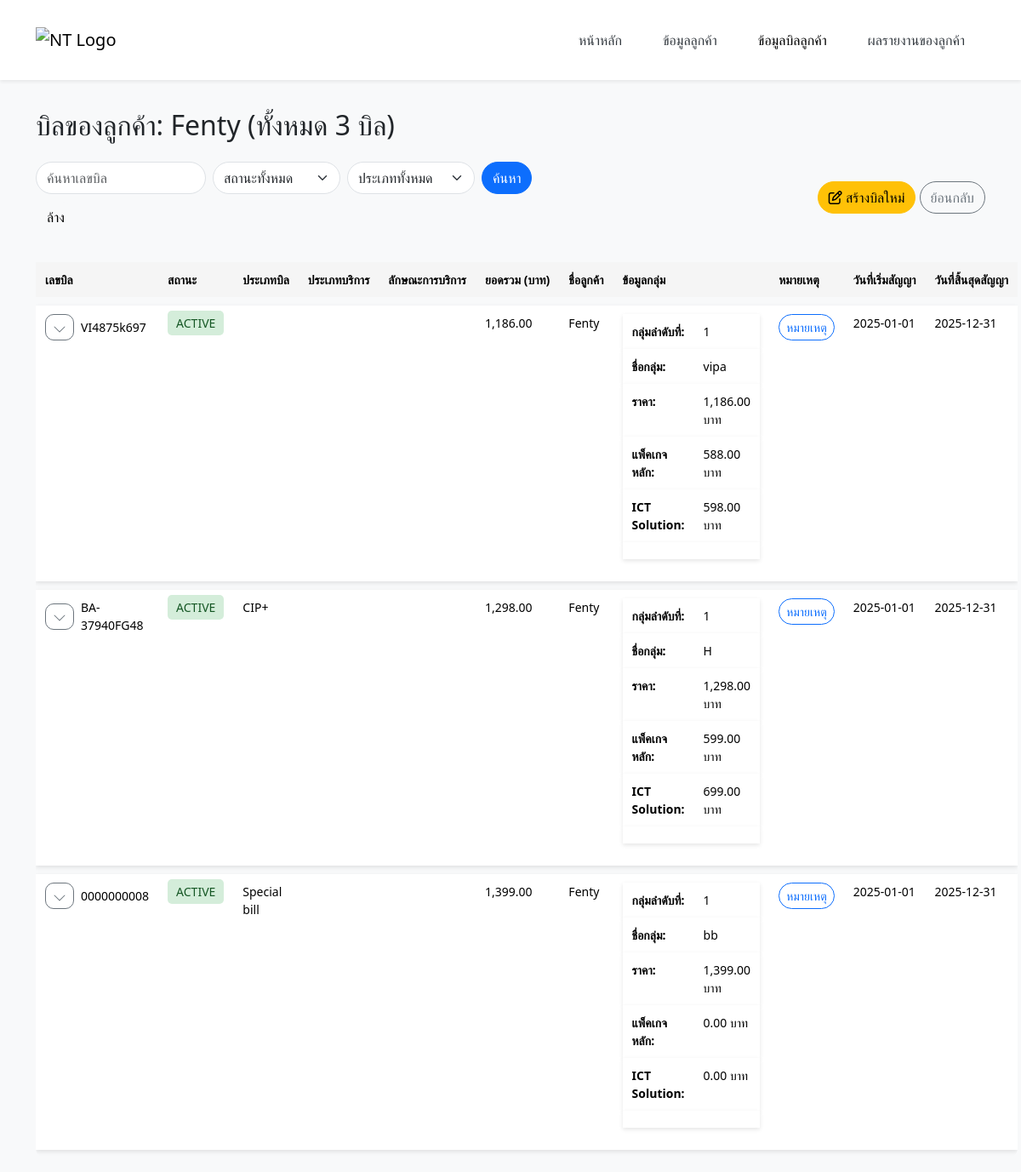
Screenshot of /page/bill.php?customer_id=36 with the database file from the repository.
### tables this page shows
CREATE TABLE `customer` (
  `customer_id` int(11) NOT NULL,
  `customer_name` char(100) DEFAULT NULL,
  `customer_type` enum('เทศบาลเมือง','เทศบาลตำบล','อบจ','อบต','บริษัทเอกชน','โรงพยาบาล','วัด','มูลนิธิ','โรงเรียนประถม','โรงเรียนมัธยม','โรงเรียนเอกชน','วิทยาลัย','มหาวิทยาลัย') DEFAULT NULL,
  `customer_phone` varchar(255) DEFAULT NULL,
  `customer_status` enum('Active','Inactive') DEFAULT NULL,
  `address_id` int(11) DEFAULT NULL,
  `create_at` datetime DEFAULT current_timestamp(),
  `update_at` date NOT NULL
);

CREATE TABLE `bill` (
  `bill_id` int(11) NOT NULL,
  `bill_number` char(20) NOT NULL,
  `bill_status` enum('Active','Inactive') NOT NULL,
  `bill_type` enum('CIP+','Special bill','N1') NOT NULL,
  `start_date` date NOT NULL DEFAULT '2025-01-01',
  `end_date` date NOT NULL DEFAULT '2025-12-31',
  `bill_create_at` timestamp NOT NULL DEFAULT current_timestamp(),
  `bill_update_at` timestamp NOT NULL DEFAULT current_timestamp() ON UPDATE current_timestamp(),
  `all_price` float NOT NULL,
  `customer_id` int(11) NOT NULL
);

### functions/bill_functions.php (called while the page is built, shortened)
<?php
function get_customer_name(PDO $pdo, $customer_id) {
    $customer_stmt = $pdo->prepare("SELECT customer_name FROM customer WHERE customer_id = :customer_id");
    $customer_stmt->execute([':customer_id' => $customer_id]);
    $customer_result = $customer_stmt->fetch(PDO::FETCH_ASSOC);
    return $customer_result ? $customer_result['customer_name'] : 'ไม่พบข้อมูลลูกค้า';
}
function count_unique_bills($bills) {
    $unique_bills = [];
    foreach ($bills as $bill) {
        $unique_bills[$bill['bill_id']] = true;
    }
    return count($unique_bills);
}
?>

### page/bill.php (the view, shortened to what this page needs)
<?php
require_once '../config/condb.php';
require_once '../functions/bill_functions.php';
$customer_id = isset($_GET['customer_id']) ? intval($_GET['customer_id']) : null;
$bill_number = isset($_GET['bill_number']) ? trim($_GET['bill_number']) : null;
try {
    $customer_name = 'ไม่พบข้อมูลลูกค้า';
    if ($customer_id) {
        $customer_name = get_customer_name($pdo, $customer_id);
    }
    $sql = "
    SELECT
        b.bill_id,
        b.bill_number,
        b.bill_status,
        b.bill_type,
        b.all_price,
        b.start_date,      -- เพิ่ม start_date
        b.end_date,        -- เพิ่ม end_date
        c.customer_name,
        bg.group_name,
        bg.group_type,
        bg.group_price,
        bg.group_price_a,
        bg.group_price_b,
        GROUP_CONCAT(bgi.group_info_name SEPARATOR ', ') as group_info_name,
        bn.note_text,
        s.service_type,      -- เลือก service_type จากตาราง services
        s.equipment_service  -- เลือก equipment_service จากตาราง services
    FROM
        bill b
    LEFT JOIN
        customer c ON b.customer_id = c.customer_id
    LEFT JOIN
        bill_group bg ON b.bill_id = bg.bill_id
    LEFT JOIN
        bill_group_info bgi ON bg.bill_group_id = bgi.bill_group_id
    LEFT JOIN
        bill_notes bn ON b.bill_id = bn.bill_id
    LEFT JOIN
        services s ON b.bill_id = s.bill_id  -- JOIN กับตาราง services
";
       $conditions = [];
       $params = [];
       if ($customer_id) {
           $conditions[] = "b.customer_id = :customer_id";
           $params[':customer_id'] = $customer_id;
       }
       if (!empty($conditions)) {
           $sql .= " WHERE " . implode(" AND ", $conditions);
       }
       $sql .= " GROUP BY b.bill_id, bg.bill_group_id
               ORDER BY b.bill_create_at DESC, bg.bill_group_id";
       $stmt = $pdo->prepare($sql);
       foreach ($params as $key => $value) {
           if ($key === ':customer_id') {
               $stmt->bindValue($key, $value, PDO::PARAM_INT);
           } else {
               $stmt->bindValue($key, $value, PDO::PARAM_STR);
           }
       }
       $stmt->execute();
       $bills = $stmt->fetchAll(PDO::FETCH_ASSOC);
   } catch (Exception $e) {
       die("เกิดข้อผิดพลาด: " . $e->getMessage());
   }
?>
<!DOCTYPE html>
<html lang="th">
<head>
  <link href="https://cdn.jsdelivr.net/npm/bootstrap@5.3.3/dist/css/bootstrap.min.css" rel="stylesheet">
  <link rel="stylesheet" href="https://cdnjs.cloudflare.com/ajax/libs/font-awesome/6.4.2/css/all.min.css">
  <?php include '../components/header.php'; ?>
</head>
<body>
  <div class="container mt-5">
    <h2 class="mb-4">
      <?php
      if ($customer_id) {
        $bill_count = count_unique_bills($bills);
        echo "บิลของลูกค้า: " . htmlspecialchars($customer_name) . " (ทั้งหมด $bill_count บิล)";
      } else {
        echo "รายการบิลทั้งหมด";
      }
      ?>
    </h2>
    <div class="d-flex flex-wrap align-items-center mb-4 gap-2">
      <form method="GET" action="bill.php" class="d-flex flex-wrap align-items-center gap-2">
        <input type="text" name="bill_number" class="form-control rounded-pill" placeholder="ค้นหาเลขบิล" value="<?php echo htmlspecialchars($bill_number); ?>" style="max-width: 200px;">
        <select name="bill_status" class="form-select rounded-pill" style="max-width: 150px;">
          <option value="">สถานะทั้งหมด</option>
        </select>
        <select name="bill_type" class="form-select rounded-pill" style="max-width: 150px;">
          <option value="">ประเภททั้งหมด</option>
        </select>
        <button type="submit" class="btn btn-primary rounded-pill">ค้นหา</button>
        <?php if ($bill_number || $customer_id || isset($_GET['bill_status']) || isset($_GET['bill_type'])): ?>
          <a href="bill.php<?php echo $customer_id ? '?customer_id=' . htmlspecialchars($customer_id) : ''; ?>" class="btn btn-light rounded-pill">ล้าง</a>
        <?php endif; ?>
      </form>
      <div class="ms-auto">
        <button type="button" class="btn btn-warning rounded-pill" data-bs-toggle="modal" data-bs-target="#addBillModal">
          <i class="fa-regular fa-pen-to-square"></i> สร้างบิลใหม่
        </button>
        <a href="customer.php" class="btn btn-outline-secondary rounded-pill">ย้อนกลับ</a>
      </div>
    </div>
    <?php if (!empty($bills)): ?>
      <table class="table table-sm table-bordered custom-table">
        <thead>
          <tr>
            <th>เลขบิล</th>
            <th>สถานะ</th>
            <th>ประเภทบิล</th>
            <th>ประเภทบริการ</th>
            <th>ลักษณะการบริการ</th>
            <th>ยอดรวม (บาท)</th>
            <th>ชื่อลูกค้า</th>
            <th>ข้อมูลกลุ่ม</th>
            <th>หมายเหตุ</th>
            <th>วันที่เริ่มสัญญา</th>
            <th>วันที่สิ้นสุดสัญญา</th>
          </tr>
        </thead>
        <tbody>
          <?php
          $current_bill = null;
          $group_data = [];
          foreach ($bills as $bill) {
            if ($current_bill !== $bill['bill_number']) {
              $current_bill = $bill['bill_number'];
              $group_data[$current_bill] = [];
            }
            $group_data[$current_bill][] = $bill;
          }
          foreach ($group_data as $bill_number => $bills_in_group) :
            $first_bill = reset($bills_in_group);
          ?>
            <tr class="main-row" data-bill-number="<?php echo htmlspecialchars($first_bill['bill_number']); ?>">
              <td>
                <div class="d-flex align-items-center gap-2">
                  <button class="btn btn-sm btn-outline-secondary toggle-details" data-bill-number="<?php echo htmlspecialchars($first_bill['bill_number']); ?>" data-show="false">
                    <svg xmlns="http://www.w3.org/2000/svg" width="16" height="16" fill="currentColor" class="bi bi-chevron-down" viewBox="0 0 16 16">
                      <path d="M1.646 4.646a.5.5 0 0 1 .708 0L8 10.293l5.646-5.647a.5.5 0 0 1 .708.708l-6 6a.5.5 0 0 1-.708 0l-6-6a.5.5 0 0 1 0-.708z" />
                    </svg>
                  </button>
                  <?php echo htmlspecialchars($first_bill['bill_number']); ?>
                </div>
              </td>
              <td class="bill-details" style="display: table-cell;">
                <span class="status-badge <?php echo $first_bill['bill_status'] == 'Active' ? 'success' : 'danger'; ?>">
                  <?php echo htmlspecialchars($first_bill['bill_status']); ?>
                </span>
              </td>
              <td class="bill-details" style="display: table-cell;">
                <?php echo htmlspecialchars($first_bill['bill_type']); ?>
              </td>
              <td class="bill-details" style="display: table-cell;">
              </td>
              <td class="bill-details" style="display: table-cell;">
              </td>
              <td class="bill-details" style="display: table-cell;">
                <?php echo number_format($first_bill['all_price'], 2); ?>
              </td>
              <td class="bill-details" style="display: table-cell;">
                <?php echo htmlspecialchars($first_bill['customer_name']); ?>
              </td>
              <td class="bill-details" style="display: table-cell;">
                <table class="table table-borderless">
                  <tbody>
                    <?php
                    foreach ($bills_in_group as $index => $bill) :
                      $is_last_group = ($index == count($bills_in_group) - 1);
                    ?>
                      <tr>
                        <td><strong>กลุ่มลำดับที่:</strong></td>
                        <td>
                          <?php echo isset($bill['group_type']) ? htmlspecialchars($bill['group_type']) : '-'; ?>
                        </td>
                      </tr>
                      <tr>
                        <td><strong>ชื่อกลุ่ม:</strong></td>
                        <td>
                          <?php echo htmlspecialchars($bill['group_name']); ?>
                        </td>
                      </tr>
                      <tr>
                        <td><strong>ราคา:</strong></td>
                        <td>
                          <?php echo number_format($bill['group_price'], 2); ?> บาท
                        </td>
                      </tr>
                      <tr>
                        <td><strong>แพ็คเกจหลัก:</strong></td>
                        <td>
                          <?php echo number_format($bill['group_price_a'], 2); ?> บาท
                        </td>
                      </tr>
                      <tr>
                        <td><strong>ICT Solution:</strong></td>
                        <td>
                          <?php echo number_format($bill['group_price_b'], 2); ?> บาท
                        </td>
                      </tr>
                      <tr <?php if ($is_last_group) echo 'class="last-group-row"'; ?>>
                        <td colspan="2">
                        </td>
                      </tr>
                    <?php endforeach; ?>
                  </tbody>
                </table>
              </td>
              <td class="bill-details" style="display: table-cell;">
                <button type="button" class="btn btn-outline-primary btn-sm rounded-pill" data-bs-toggle="modal" data-bs-target="#noteModal-<?php echo $first_bill['bill_id']; ?>">
                  หมายเหตุ
                </button>
              </td>
              <td class="bill-details date-details" style="display: ;">
                <?php echo htmlspecialchars($first_bill['start_date']); ?>
              </td>
              <td class="bill-details date-details" style="display: ;">
                <?php echo htmlspecialchars($first_bill['end_date']); ?>
              </td>
            </tr>
          <?php endforeach; ?>
        </tbody>
      </table>
    <?php else : ?>
      <div class="alert alert-info">ไม่พบข้อมูล</div>
    <?php endif; ?>
  </div>
</body>
</html>

### components/header.php (style rules this page uses)
body { padding-top: 80px; }

### page/bill.php (style rules this page uses)
body { padding-top: 80px; background-color: #f8f9fa; }
.toggle-details svg { transition: transform 0.3s ease; }
.last-group-row td { border-bottom: 1px solid #dee2e6; }
.custom-table { border-collapse: separate; border-spacing: 0 10px; border-radius: 10px; border-radius: 12px; overflow: hidden; }
.custom-table th, .custom-table td { border: none; padding: 10px 11px; font-size: 14px; }
.custom-table th { background-color: #f5f5f5; font-weight: 600; white-space: nowrap; overflow: hidden; text-overflow: ellipsis; }
.custom-table tbody tr { background-color: white; box-shadow: 0 2px 5px rgba(0, 0, 0, 0.1); }
.custom-table tbody tr:nth-child(even) { background-color: #f9f9f9; }
.status-badge { padding: 5px 10px; border-radius: 5px; font-weight: 500; text-transform: uppercase; }
.status-badge.success { background-color: #d4edda; color: #155724; }
.btn { border-radius: 10px; }

### rows the page displays
customer: customer_name "Fenty"
bill: bill_number "VI4875k697", bill_status "ACTIVE", all_price "1,186.00", customer.customer_name "Fenty", group_type "1", group_name "vipa", group_price "1,186.00", group_price_a "588.00", group_price_b "598.00", start_date "2025-01-01", end_date "2025-12-31"
bill: bill_number "BA-37940FG48", bill_status "ACTIVE", bill_type "CIP+", all_price "1,298.00", customer.customer_name "Fenty", group_type "1", group_name "H", group_price "1,298.00", group_price_a "599.00", group_price_b "699.00", start_date "2025-01-01", end_date "2025-12-31"
bill: bill_number "0000000008", bill_status "ACTIVE", bill_type "Special bill", all_price "1,399.00", customer.customer_name "Fenty", group_type "1", group_name "bb", group_price "1,399.00", group_price_a "0.00", group_price_b "0.00", start_date "2025-01-01", end_date "2025-12-31"

### other values shown
$bill_count "3"
